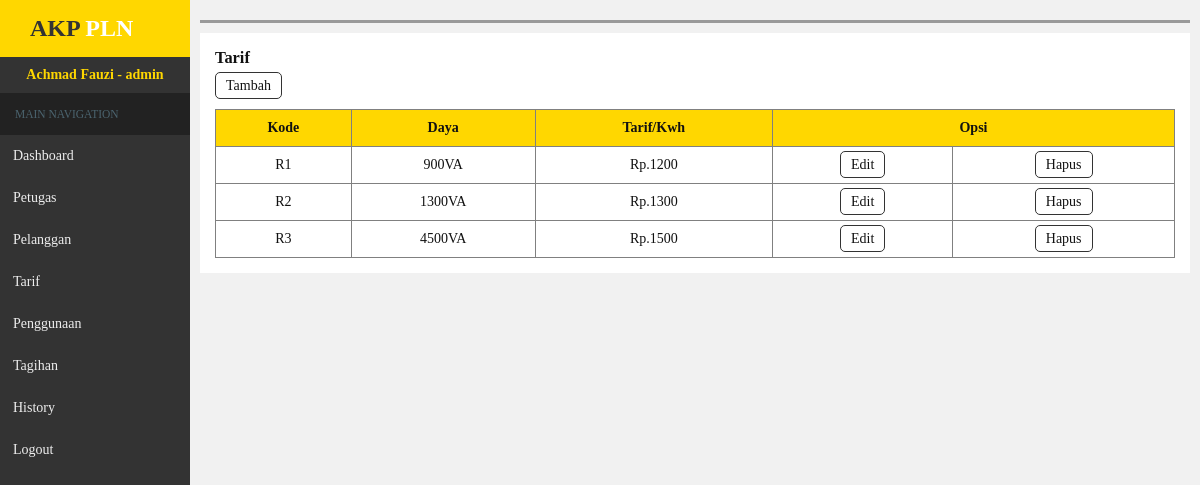
Screenshot of /admin/index.php?hal=tarif (signed in) with the database file from the repository.
### tables this page shows
CREATE TABLE `tarif` (
  `id_tarif` int(11) NOT NULL,
  `kode` varchar(10) NOT NULL,
  `daya` varchar(20) NOT NULL,
  `tarifperkwh` int(20) NOT NULL
);

### admin/tarif.php (the view)
<section class="content">
<h3>Tarif</h3>
<a class="btn add" href="index.php?hal=tarif&aksi=input">Tambah</a>
	<table width="100%" border="1">
		<tr>
			<th>Kode</th>
			<th>Daya</th>
			<th>Tarif/Kwh</th>
			<th colspan="2">Opsi</th>
		</tr>
			<?php
			$q = $kdb->query("SELECT * FROM tarif ");
			while($row = $q->fetch_assoc()){
			?>
		<tr align="center">
			<td><?php echo $row['kode'];?></td>
			<td><?php echo $row['daya'] ."VA";?></td>
			<td><?php echo "Rp." .$row['tarifperkwh'];?></td>
			<td><a class="btn edit" href="index.php?hal=tarif&aksi=edit&id=<?php echo $row['id_tarif'];?>">Edit</a></td>
			<td><a class="btn delete" onclick="return confirm('Yakin untuk menghapus ?')" href="index.php?hal=tarif&aksi=delete&id=<?php echo $row['id_tarif'];?>">Hapus</a></td>
		<?php }?>
		</tr>
	</table>
</section>

### admin/css/style.css (style rules this page uses)
* { margin:0;padding:0;box-sizing:border-box;list-style-type:none;text-decoration:none;color:#111; }
body { background-color:#f1f1f1;font-family:trebuchet MS;height:100%; }
.content { background-color: white;padding:15px;width:100%;overflow-x: auto; }
.content h3 { margin-bottom:10px; }
.btn { border:1px solid #333;border-radius:5px;padding:5px 10px;cursor:pointer; }
table { border-collapse:collapse;margin-top:15px; }
th, td { padding:10px 4px; }
th { background-color:gold; }

### rows the page displays
tarif: kode "R1", daya "900", tarifperkwh "1200"
tarif: kode "R2", daya "1300", tarifperkwh "1300"
tarif: kode "R3", daya "4500", tarifperkwh "1500"

### other values shown
$_SESSION['nama1'] "Achmad Fauzi"
$_SESSION['level1'] "admin"
